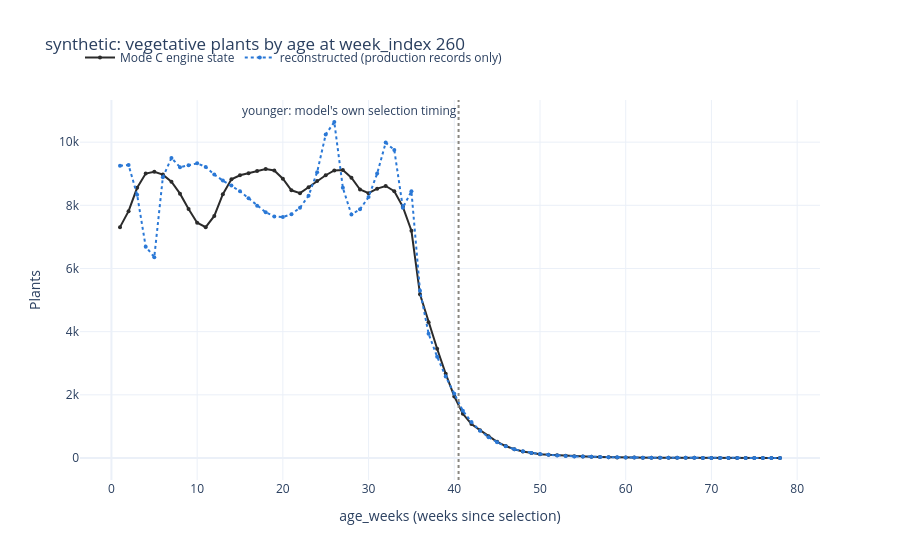

The notebook cell this image was saved under:
### Code cell
YOUNG = report["snapshot_week_index"] - report["last_identified_selection_week"]
veg = pd.DataFrame({
    label_recon: reconstructed[reconstructed["chain"] == "pre_flowering"].groupby("age_weeks")["population"].sum(),
    label_ref: reference_state[reference_state["chain"] == "pre_flowering"].groupby("age_weeks")["population"].sum(),
}).fillna(0.0)

fig = go.Figure()
fig.add_trace(go.Scatter(x=veg.index, y=veg[label_ref].round(0), name=label_ref, mode="lines+markers",
                         line=dict(color="#2b2b2b", width=2), marker=dict(size=4)))
fig.add_trace(go.Scatter(x=veg.index, y=veg[label_recon].round(0), name=label_recon, mode="lines+markers",
                         line=dict(color="#2a78d6", width=2, dash="dot"), marker=dict(size=4)))
fig.add_vline(x=YOUNG - 0.5, line_dash="dot", line_color="#898781",
              annotation_text="younger: model's own selection timing", annotation_position="top left")
fig.update_layout(
    title=f"{ESTABLISHED_DIR.name}: vegetative plants by age at week_index {RECON_WEEK_INDEX}",
    xaxis_title="age_weeks (weeks since selection)",
    yaxis_title="Plants",
    template="plotly_white",
    legend=dict(orientation="h", y=1.15),
)
fig.show()

print(f"{veg.loc[veg.index < YOUNG, label_recon].sum() / veg[label_recon].sum():.1%} of the reconstructed vegetative plants "
      f"are younger than {YOUNG} weeks")
for name, rows in [(f"younger than {YOUNG} weeks", veg.index < YOUNG), (f"{YOUNG} weeks and older", veg.index >= YOUNG)]:
    part = veg[rows].sum()
    print(f"Vegetative plants {name}: reconstructed {part[label_recon]:,.0f}, {REFERENCE} {part[label_ref]:,.0f} "
          f"({part[label_recon] / part[label_ref] - 1:+.1%}); mean absolute difference per age "
          f"{(veg[rows][label_recon] - veg[rows][label_ref]).abs().mean():,.0f} plants")

### Figure 1 — Plotly figure (JSON) as saved in the notebook; plotly's stock layout.template omitted (floating-point values rounded to 4 significant figures)
{"data": [{"line": {"color": "#2b2b2b", "width": 2}, "marker": {"size": 4}, "mode": "lines+markers", "name": "Mode C engine state", "type": "scatter", "x": [1, 2, 3, 4, 5, 6, 7, 8, 9, 10, 11, 12, 13, 14, 15, 16, 17, 18, 19, 20, 21, 22, 23, 24, 25, 26, 27, 28, 29, 30, 31, 32, 33, 34, 35, 36, 37, 38, 39, 40, 41, 42, 43, 44, 45, 46, 47, 48, 49, 50, 51, 52, 53, 54, 55, 56, 57, 58, 59, 60, 61, 62, 63, 64, 65, 66, 67, 68, 69, 70, 71, 72, 73, 74, 75, 76, 77, 78], "y": [7310, 7816, 8556, 9006, 9060, 8973, 8748, 8370, 7887, 7451, 7309, 7665, 8355, 8824, 8953, 9020, 9089, 9151, 9106, 8843, 8477, 8386, 8573, 8769, 8953, 9104, 9116, 8875, 8502, 8385, 8528, 8613, 8447, 7952, 7195, 5181, 4297, 3459, 2665, 1949, 1399, 1077, 881, 691, 514, 378, 278, 206, 155, 121, 100, 84, 68, 53, 51, 39, 30, 23, 19, 16, 14, 11, 9, 7, 7, 6, 5, 4, 3, 3, 2, 2, 2, 1, 1, 1, 1, 0]}, {"line": {"color": "#2a78d6", "dash": "dot", "width": 2}, "marker": {"size": 4}, "mode": "lines+markers", "name": "reconstructed (production records only)", "type": "scatter", "x": [1, 2, 3, 4, 5, 6, 7, 8, 9, 10, 11, 12, 13, 14, 15, 16, 17, 18, 19, 20, 21, 22, 23, 24, 25, 26, 27, 28, 29, 30, 31, 32, 33, 34, 35, 36, 37, 38, 39, 40, 41, 42, 43, 44, 45, 46, 47, 48, 49, 50, 51, 52, 53, 54, 55, 56, 57, 58, 59, 60, 61, 62, 63, 64, 65, 66, 67, 68, 69, 70, 71, 72, 73, 74, 75, 76, 77, 78], "y": [9250, 9276, 8333, 6690, 6360, 8891, 9502, 9209, 9267, 9330, 9218, 8973, 8785, 8628, 8444, 8224, 7987, 7779, 7649, 7628, 7721, 7926, 8304, 9049, 10244, 10639, 8554, 7707, 7874, 8262, 9005, 9986, 9753, 7924, 8446, 5298, 3938, 3204, 2577, 2034, 1496, 1137, 866, 658, 497, 373, 279, 211, 162, 127, 101, 81, 65, 51, 51, 40, 31, 24, 20, 16, 13, 11, 9, 7, 7, 6, 5, 4, 3, 3, 2, 2, 2, 1, 1, 1, 1, 1]}], "layout": {"annotations": [{"showarrow": false, "text": "younger: model's own selection timing", "x": 40.5, "xanchor": "right", "xref": "x", "y": 1, "yanchor": "top", "yref": "y domain"}], "legend": {"orientation": "h", "y": 1.15}, "shapes": [{"line": {"color": "#898781", "dash": "dot"}, "type": "line", "x0": 40.5, "x1": 40.5, "xref": "x", "y0": 0, "y1": 1, "yref": "y domain"}], "title": {"text": "synthetic: vegetative plants by age at week_index 260"}, "xaxis": {"title": {"text": "age_weeks (weeks since selection)"}}, "yaxis": {"title": {"text": "Plants"}}}}
